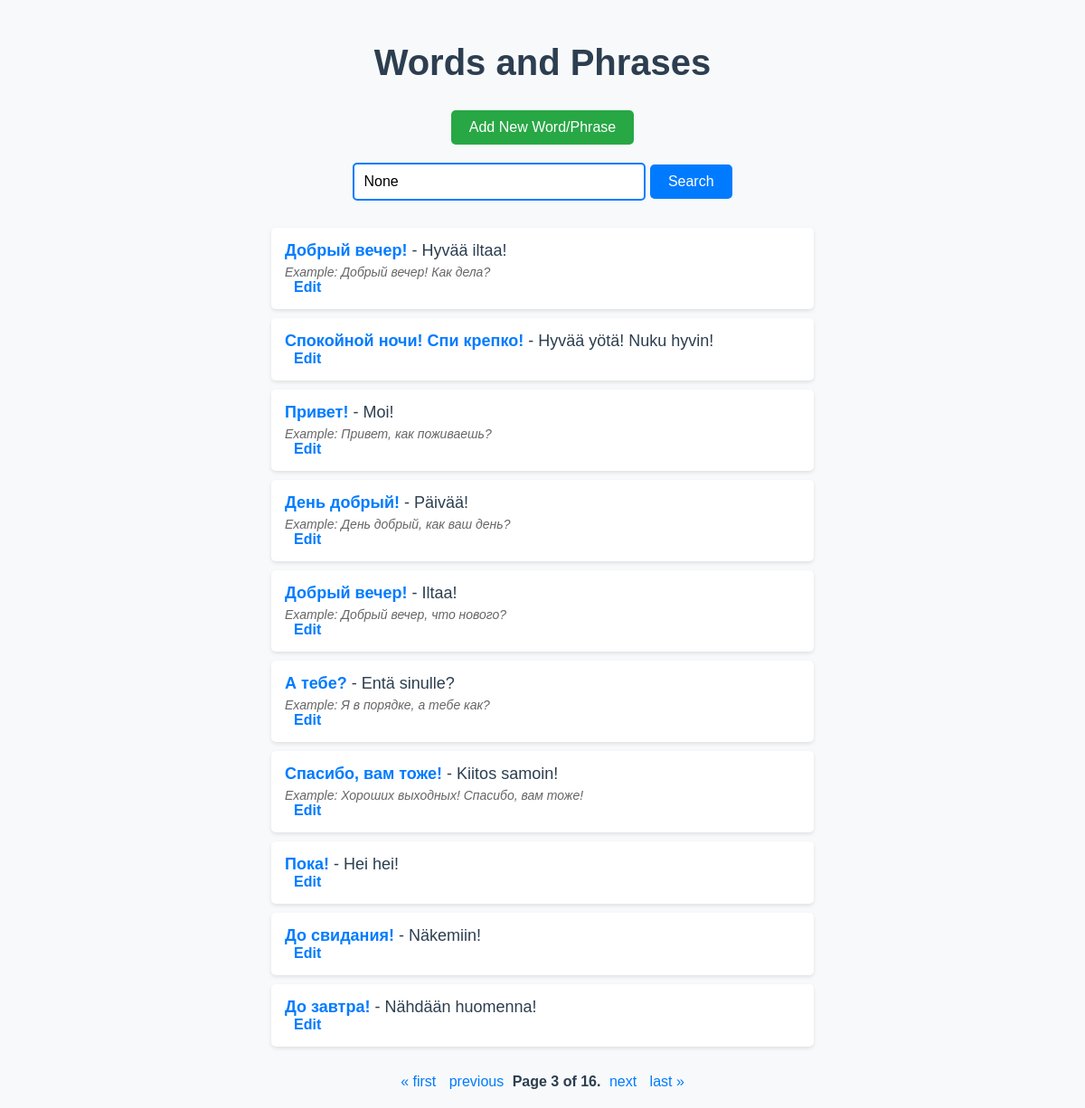
/?page=3, run on the app's committed database.
### content_manager/models.py (models this page shows, shortened)
class WordPhrase(models.Model):
    word_first_lang = models.CharField(max_length=255)
    sentence_first_lang = models.TextField(blank=True, null=True)
    word_second_lang = models.CharField(max_length=255)
    sentence_second_lang = models.TextField(blank=True, null=True)

### content_manager/views.py (the view)
# urls.py: path('', views.word_list, name='word_list'),
def word_list(request):
    query = request.GET.get('q')
    if query:
        words = WordPhrase.objects.filter(
            word_first_lang__icontains=query
        ) | WordPhrase.objects.filter(
            word_second_lang__icontains=query
        )
    else:
        words = WordPhrase.objects.all()
    paginator = Paginator(words, 10)
    page_number = request.GET.get('page')
    page_obj = paginator.get_page(page_number)
    return render(request, 'content_manager/word_list.html', {'page_obj': page_obj, 'query': query})

### content_manager/templates/content_manager/word_list.html (shortened to what this page needs)
<!DOCTYPE html>
<html lang="en">
<head>
</head>
<body>
    <h1>Words and Phrases</h1>
    <div style="text-align: center; margin-bottom: 20px;">
        <a href="{% url 'add_word' %}" style="text-decoration: none;">
            <button style="padding: 10px 20px; background-color: #28a745; color: white; border: none; border-radius: 5px; font-size: 16px; cursor: pointer; transition: background-color 0.3s ease;">
                Add New Word/Phrase
            </button>
        </a>
    </div>
    <form method="get">
        <input type="text" name="q" placeholder="Search..." value="{{ query }}">
        <button type="submit">Search</button>
    </form>
    <ul>
        {% for word in page_obj %}
            <li>
                <div class="word-text">
                    <strong>{{ word.word_first_lang }}</strong> - {{ word.word_second_lang }}
                </div>
                {% if word.sentence_first_lang %}
                    <span class="example-text">
                        <em>Example: {{ word.sentence_first_lang }}</em>
                    </span>
                {% endif %}
                <a href="{% url 'edit_word' word.pk %}" class="edit-link">Edit</a>
            </li>
        {% endfor %}
    </ul>
    <div class="pagination">
        <span class="step-links">
            {% if page_obj.has_previous %}
                <a href="?page=1{% if query %}&q={{ query }}{% endif %}">&laquo; first</a>
                <a href="?page={{ page_obj.previous_page_number }}{% if query %}&q={{ query }}{% endif %}">previous</a>
            {% endif %}
            <span class="current">
                Page {{ page_obj.number }} of {{ page_obj.paginator.num_pages }}.
            </span>
            {% if page_obj.has_next %}
                <a href="?page={{ page_obj.next_page_number }}{% if query %}&q={{ query }}{% endif %}">next</a>
                <a href="?page={{ page_obj.paginator.num_pages }}{% if query %}&q={{ query }}{% endif %}">last &raquo;</a>
            {% endif %}
        </span>
    </div>
</body>
</html>

### content_manager/templates/content_manager/word_list.html (style rules this page uses)
body { font-family: 'Arial', sans-serif; background-color: #f8f9fa; margin: 0; padding: 20px; color: #333; }
h1 { text-align: center; color: #2c3e50; margin-bottom: 30px; font-size: 2.5rem; }
form { text-align: center; margin-bottom: 30px; }
input[type="text"] { padding: 10px; width: 300px; border: 2px solid #007bff; border-radius: 5px; font-size: 16px; outline: none; transition: border-color 0.3s ease; }
button { padding: 10px 20px; background-color: #007bff; color: white; border: none; border-radius: 5px; font-size: 16px; cursor: pointer; transition: background-color 0.3s ease; }
ul { list-style: none; padding: 0; max-width: 600px; margin: 0 auto; }
li { background-color: white; margin-bottom: 10px; padding: 15px; border-radius: 5px; box-shadow: 0 2px 4px rgba(0, 0, 0, 0.1); transition: transform 0.2s ease, box-shadow 0.2s ease; }
.word-text { font-size: 18px; color: #2c3e50; }
.word-text strong { color: #007bff; }
.example-text { font-size: 14px; color: #666; margin-top: 5px; display: block; }
.edit-link { color: #007bff; text-decoration: none; font-weight: bold; transition: color 0.3s ease; margin-left: auto; padding-left: 10px; }
.pagination { text-align: center; margin-top: 30px; }
.pagination a { margin: 0 5px; text-decoration: none; color: #007bff; font-size: 16px; transition: color 0.3s ease; }
.pagination .current { font-weight: bold; color: #2c3e50; }

### data on the page
WordPhrase: word_first_lang "Добрый вечер!", word_second_lang "Hyvää iltaa!", sentence_first_lang "Добрый вечер! Как дела?"
WordPhrase: word_first_lang "Спокойной ночи! Спи крепко!", word_second_lang "Hyvää yötä! Nuku hyvin!"
WordPhrase: word_first_lang "Привет!", word_second_lang "Moi!", sentence_first_lang "Привет, как поживаешь?"
WordPhrase: word_first_lang "День добрый!", word_second_lang "Päivää!", sentence_first_lang "День добрый, как ваш день?"
WordPhrase: word_first_lang "Добрый вечер!", word_second_lang "Iltaa!", sentence_first_lang "Добрый вечер, что нового?"
WordPhrase: word_first_lang "А тебе?", word_second_lang "Entä sinulle?", sentence_first_lang "Я в порядке, а тебе как?"
WordPhrase: word_first_lang "Спасибо, вам тоже!", word_second_lang "Kiitos samoin!", sentence_first_lang "Хороших выходных! Спасибо, вам тоже!"
WordPhrase: word_first_lang "Пока!", word_second_lang "Hei hei!"
WordPhrase: word_first_lang "До свидания!", word_second_lang "Näkemiin!"
WordPhrase: word_first_lang "До завтра!", word_second_lang "Nähdään huomenna!"

### other printed values
{{ page_obj.number }} "3"
{{ page_obj.paginator.num_pages }} "16"
